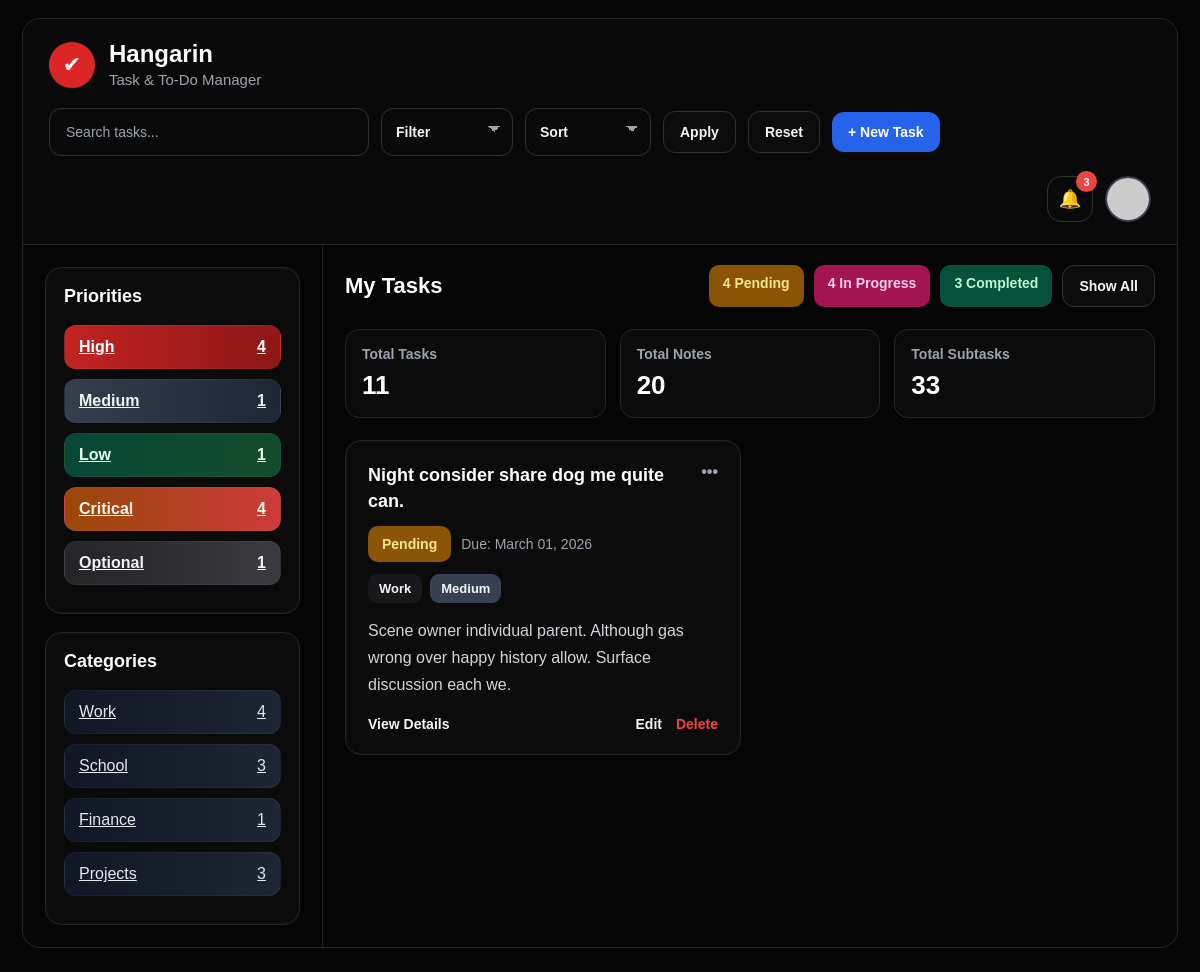
/dashboard/?q=&status=&sort=&priority=Medium&category= (signed in), run on the app's committed database.
### Hangarin/models.py (models this page shows, shortened)
class BaseModel(models.Model):
    created_at = models.DateTimeField(auto_now_add=True)
    updated_at = models.DateTimeField(auto_now=True)
    class Meta:
        abstract = True

class Priority(BaseModel):
    name = models.CharField(max_length=100)
    class Meta:
        verbose_name_plural = "Priorities"
    def __str__(self):
        return self.name

class Category(BaseModel):
    name = models.CharField(max_length=100)
    class Meta:
        verbose_name_plural = "Categories"
    def __str__(self):
        return self.name

class Task(BaseModel):
    title = models.CharField(max_length=255)
    description = models.TextField()
    deadline = models.DateTimeField()
    status = models.CharField(
        max_length=50,
        choices=StatusChoices.choices,
        default=StatusChoices.PENDING
    )
    category = models.ForeignKey(Category, on_delete=models.CASCADE, related_name="tasks")
    priority = models.ForeignKey(Priority, on_delete=models.CASCADE, related_name="tasks")

### Hangarin/views.py (the view)
# urls.py: path("dashboard/", dashboard, name="dashboard"),
@login_required
def dashboard(request):
    tasks = Task.objects.all()
    search_query = request.GET.get("q", "").strip()
    status_filter = request.GET.get("status", "").strip()
    sort_value = request.GET.get("sort", "").strip()
    priority_filter = request.GET.get("priority", "").strip()
    category_filter = request.GET.get("category", "").strip()
    if search_query:
        tasks = tasks.filter(
            Q(title__icontains=search_query) |
            Q(description__icontains=search_query)
        )
    if status_filter:
        tasks = tasks.filter(status=status_filter)
    if priority_filter:
        tasks = tasks.filter(priority__name__iexact=priority_filter)
    if category_filter:
        tasks = tasks.filter(category__name__iexact=category_filter)
    if sort_value == "newest":
        tasks = tasks.order_by("-created_at")
    elif sort_value == "oldest":
        tasks = tasks.order_by("created_at")
    elif sort_value == "due_asc":
        tasks = tasks.order_by("deadline")
    elif sort_value == "due_desc":
        tasks = tasks.order_by("-deadline")
    else:
        tasks = tasks.order_by("-created_at")
    priorities = Priority.objects.all()
    categories = Category.objects.all()
    pending_count = Task.objects.filter(status="Pending").count()
    in_progress_count = Task.objects.filter(status="In Progress").count()
    completed_count = Task.objects.filter(status="Completed").count()
    total_tasks = Task.objects.count()
    total_notes = Note.objects.count()
    total_subtasks = SubTask.objects.count()
    priority_data = []
    for priority in priorities:
        priority_data.append({
            "name": priority.name,
            "count": Task.objects.filter(priority=priority).count()
        })
    category_data = []
    for category in categories:
        category_data.append({
            "name": category.name,
            "count": Task.objects.filter(category=category).count()
        })
    context = {
        "tasks": tasks,
        "priority_data": priority_data,
        "category_data": category_data,
        "pending_count": pending_count,
        "in_progress_count": in_progress_count,
        "completed_count": completed_count,
        "total_tasks": total_tasks,
        "total_notes": total_notes,
        "total_subtasks": total_subtasks,
    }
    return render(request, "dashboard.html", context)

### Hangarin/templates/dashboard.html (shortened to what this page needs)
{% extends "base.html" %}
{% block content %}
<div class="app-shell">
    <header class="topbar">
        <div class="topbar-left">
            <div class="brand-wrap">
                <div class="brand-icon">✔</div>
                <div class="brand-text">
                    <h1 class="brand-title">Hangarin</h1>
                    <span class="brand-subtitle">Task &amp; To-Do Manager</span>
                </div>
            </div>
        </div>
        <div class="topbar-center">
            <form method="get" class="topbar-actions">
                <input
                    type="text"
                    name="q"
                    class="search-box"
                    placeholder="Search tasks..."
                    value="{{ request.GET.q|default:'' }}"
                >
                <select name="status" class="select-dropdown">
                    <option value="">Filter</option>
                </select>
                <select name="sort" class="select-dropdown">
                    <option value="">Sort</option>
                </select>
                <button class="ghost-btn" type="submit">Apply</button>
                <a href="{% url 'dashboard' %}" class="ghost-btn reset-btn">Reset</a>
                <a href="{% url 'create_task' %}" class="primary-btn">+ New Task</a>
            </form>
        </div>
        <div class="topbar-right">
            <div class="notification-dropdown">
                <button class="icon-btn notification-btn" type="button" id="notificationTrigger">
                    <span class="icon-symbol">🔔</span>
                    <span class="notif-badge">3</span>
                </button>
            </div>
            <div class="profile-dropdown">
                <button class="profile-trigger profile-trigger-icon" type="button" id="profileTrigger">
                    <img
                        src="https://ui-avatars.com/api/?name={{ request.user.username|default:'User' }}&background=3b82f6&color=ffffff&size=128"
                        alt="Profile"
                        class="profile-avatar-img"
                    >
                </button>
            </div>
        </div>
    </header>
    <div class="dashboard-layout">
        <aside class="sidebar">
            <div class="panel">
                <h2 class="panel-title">Priorities</h2>
                {% for item in priority_data %}
                    <a href="{% url 'dashboard' %}?q={{ request.GET.q|urlencode }}&status={{ request.GET.status|urlencode }}&sort={{ request.GET.sort|urlencode }}&priority={{ item.name|urlencode }}&category={{ request.GET.category|urlencode }}"
                       class="priority-row priority-{{ item.name|lower }} filter-link-row">
                        <span>{{ item.name }}</span>
                        <span>{{ item.count }}</span>
                    </a>
                {% empty %}
                    <p>No priorities found.</p>
                {% endfor %}
            </div>
            <div class="panel">
                <h2 class="panel-title">Categories</h2>
                {% for item in category_data %}
                    <a href="{% url 'dashboard' %}?q={{ request.GET.q|urlencode }}&status={{ request.GET.status|urlencode }}&sort={{ request.GET.sort|urlencode }}&priority={{ request.GET.priority|urlencode }}&category={{ item.name|urlencode }}"
                       class="category-row filter-link-row">
                        <span>{{ item.name }}</span>
                        <span>{{ item.count }}</span>
                    </a>
                {% empty %}
                    <p>No categories found.</p>
                {% endfor %}
            </div>
        </aside>
        <main class="main-content">
            <div class="main-header">
                <h2>My Tasks</h2>
                <div class="status-summary">
                    <a href="{% url 'dashboard' %}?q={{ request.GET.q|urlencode }}&status=Pending&sort={{ request.GET.sort|urlencode }}&priority={{ request.GET.priority|urlencode }}&category={{ request.GET.category|urlencode }}"
                       class="status-pill pending status-pill-link">
                        {{ pending_count }} Pending
                    </a>
                    <a href="{% url 'dashboard' %}?q={{ request.GET.q|urlencode }}&status=In%20Progress&sort={{ request.GET.sort|urlencode }}&priority={{ request.GET.priority|urlencode }}&category={{ request.GET.category|urlencode }}"
                       class="status-pill progress status-pill-link">
                        {{ in_progress_count }} In Progress
                    </a>
                    <a href="{% url 'dashboard' %}?q={{ request.GET.q|urlencode }}&status=Completed&sort={{ request.GET.sort|urlencode }}&priority={{ request.GET.priority|urlencode }}&category={{ request.GET.category|urlencode }}"
                       class="status-pill completed status-pill-link">
                        {{ completed_count }} Completed
                    </a>
                    <a href="{% url 'dashboard' %}" class="ghost-btn">Show All</a>
                </div>
            </div>
            <div class="totals-row">
                <div class="mini-total-card">
                    <h4>Total Tasks</h4>
                    <p>{{ total_tasks }}</p>
                </div>
                <div class="mini-total-card">
                    <h4>Total Notes</h4>
                    <p>{{ total_notes }}</p>
                </div>
                <div class="mini-total-card">
                    <h4>Total Subtasks</h4>
                    <p>{{ total_subtasks }}</p>
                </div>
            </div>
            <div class="task-grid">
                {% for task in tasks %}
                    <div class="task-card">
                        <div class="task-card-top">
                            <h3>{{ task.title }}</h3>
                            <span class="dot-menu">•••</span>
                        </div>
                        <div class="task-meta-line">
                            <span class="badge task-status-badge status-{{ task.status|slugify }}">{{ task.status }}</span>
                            <span>Due: {{ task.deadline|date:"F d, Y" }}</span>
                        </div>
                        <div class="task-tags">
                            <span class="badge category-badge">{{ task.category }}</span>
                            <span class="badge priority-badge priority-{{ task.priority.name|lower }}">
                                {{ task.priority }}
                            </span>
                        </div>
                        <p class="task-desc">{{ task.description|truncatechars:110 }}</p>
                        <div class="card-actions">
                            <a href="{% url 'task_detail' task.id %}" class="detail-link">View Details</a>
                            <div class="right-actions">
                                <a href="{% url 'edit_task' task.id %}" class="edit-link">Edit</a>
                                <a href="{% url 'delete_task' task.id %}" class="delete-link">Delete</a>
                            </div>
                        </div>
                    </div>
                {% empty %}
                    <div class="empty-card">No tasks yet.</div>
                {% endfor %}
            </div>
        </main>
    </div>
</div>
{% endblock %}

### data on the page
Priority: name "High"
Priority: name "Medium"
Priority: name "Low"
Priority: name "Critical"
Priority: name "Optional"
Category: name "Work"
Category: name "School"
Category: name "Finance"
Category: name "Projects"
Task: title "Night consider share dog me quite can.", status "Pending", deadline "March 01, 2026", category "Work", priority "Medium", description "Scene owner individual parent. Although gas wrong over happy history allow. Surface discussion each we."

### other printed values
{{ item.count }} "4" "1" "1" "4" "1"
{{ item.count }} "4" "3" "1" "3"
{{ pending_count }} "4"
{{ in_progress_count }} "4"
{{ completed_count }} "3"
{{ total_tasks }} "11"
{{ total_notes }} "20"
{{ total_subtasks }} "33"
